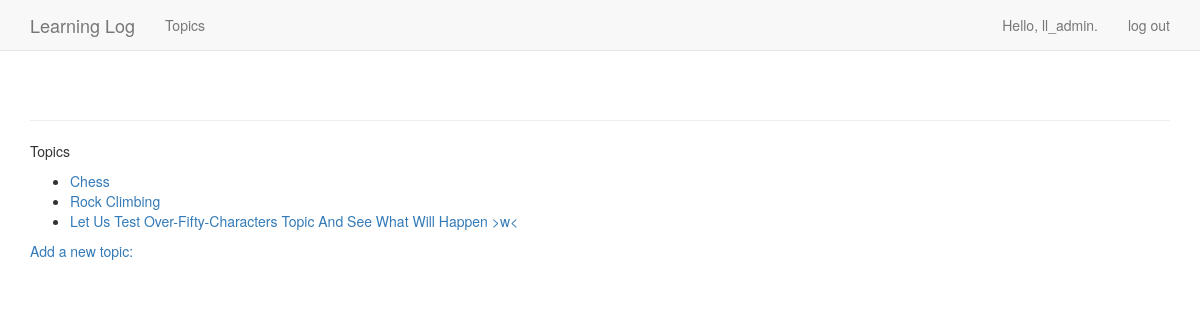
The app's page /topics/ (signed in) with its own data.
### learning_logs/models.py (models this page shows)
class Topic(models.Model):
    text = models.CharField(max_length=200)  # charfield必须告知django该在数据库中预留多少空间
    date_added = models.DateTimeField(auto_now_add=True)  # 自动设置成当前日期和时间;见官网: ... ref/models/fields/
    owner = models.ForeignKey(User)  # 然后在Topic中添加字段owner,它建立到模型User的外键关系
    def __unicode__(self):  # Py 3.X用__str__()
        if len(self.text) > 50:
            return self.text + ' >w<'
        else:
            return self.text

### learning_logs/views.py (the view)
# urls.py: url(r'^topics/$', views.topics, name='topics'),  # Django检查请求的URL时，这个模式与这样的URL匹配：基础URL后面跟着 topics 。可以在末尾包含斜杠，也可以省略它，但单词 topics 后面不能有任何东西，否则就与该模式不匹配。其URL与该模式匹配的请求都将交给views.py中的函数 topics() 进行处理。
@login_required  # 让Python在运行topics()的代码前先运行login_required()的代码。login_required()的代码检查用户是否已登录，仅当用户已登录时，Django才运行topics()的代码。
def topics(request):
    topics = Topic.objects.filter(owner=request.user).order_by('date_added')  # 用户登录后,request对象将有一个user属性,这个属性存储了有关该用户的信息。
    context = {'topics': topics}  # 我们定义了一个将要发送给模板的上下文。上下文是一个字典，其中的键是我们将在模板中用来访问数据的名称，而值是我们要发送给模板的数据。在这里，只有一个键—值对，它包含我们将在网页中显示的一组主题。创建使用数据的网页时，除对象 request 和模板的路径外，我们还将变量 context 传递给 render()
    return render(request, 'learning_logs/topics.html', context)

### learning_logs/templates/learning_logs/topics.html
{% extends 'learning_logs/base.html' %}
{% block content %}
  <p>Topics<p>
  <ul>
    {% for topic in topics %}
    <li>
      <a href="{% url 'learning_logs:topic' topic.id %}">{{ topic }}</a>
    </li>
    {% empty %}
    <li>No topics have been added yet.</li>
  {% endfor %}
  </ul>
  <a href="{% url 'learning_logs:new_topic' %}">Add a new topic:</a>
{% endblock content %}

### learning_logs/templates/learning_logs/base.html (shortened to what this page needs)
{% load bootstrap3 %}
<!DOCTYPE html>
<html lang="en">
<head>
    {% bootstrap_css %}
</head>
<body>
    <nav class="navbar navbar-default navbar-static-top">
        <div class='container'>
            <div class='navbar-header'>
                <a class="navbar-brand" href="{% url 'learning_logs:index' %}">Learning Log</a>
            </div>
            <div id='navbar' class='navbar-collapse collapse'>
                <ul class='nav navbar-nav'>
                    <li><a href="{% url 'learning_logs:topics' %}">Topics</a></li>
                </ul>
                <ul class='nav navbar-nav navbar-right'>
                    {% if user.is_authenticated %}
                        <li><a>Hello, {{ user.username }}.</a></li>
                        <li><a href="{% url 'users:logout' %}">log out</a></li>
                    {% else %}
                        <li><a href="{% url 'users:register' %}">register</a></li>
                        <li><a href="{% url 'users:login' %}">log in</a></li>
                    {% endif %}
                </ul>
            </div>
        </div>
    </nav>
    <div class='container'>
        <div class='page-header'>
        </div>
        <div>
            {% block content %}{% endblock content %}
        </div>
    </div>
</body>
</html>

### records on screen
Topic: text "Chess"
Topic: text "Rock Climbing"
Topic: text "Let Us Test Over-Fifty-Characters Topic And See What Will Happen >w<"

### other values on screen
{{ user.username }} "ll_admin"
